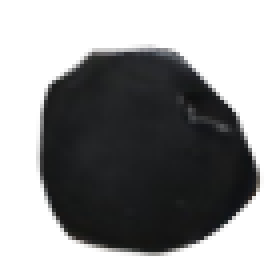
#> input picture 3dscan/03_sfm_rgbd_registration/pin_ref/1.png, 70 x 70 px (shown 4 times larger); its folder holds 4 pictures in this run
$ jupyter execute --allow-errors 06_mesh_pin_merge.ipynb   (shell and % lines are left out)   (older library calls are emulated)
#> lines starting #> are read from the running program, lines starting #| are printed output that depends on the picture; after the words box and inside, x2 and y2 are one past the last pixel; in counts of white or black regions, pixels touching at a corner belong together
### 3dscan/03_sfm_rgbd_registration/pin_regions.py
import os
import cv2
import open3d as o3d
from pycocotools.coco import COCO
import numpy as np
import pandas as pd
import copy
import json

import pathlib

class PinRegions:
    def __init__(self, img_root, coco_file, csv_file, intrinsics_file):
        self.img_root = img_root
        self.coco = COCO(coco_file)
        self.df = pd.read_csv(csv_file)
        self.intrinsics = self.load_intrinsics(intrinsics_file)


    # [164 lines left out: functions load_intrinsics, histogram_filtering, binary_mask, process_pcd, draw_mask, visualize_annotations, not called in this run]


class RgbdPinFetcher(object):

    def __init__(self, rgbd_root):
        self.pr = PinRegions(
            img_root = rgbd_root / '1_rgbd/1_image',
            coco_file = rgbd_root / '1_rgbd/pin_regions.json',
            csv_file = rgbd_root / 'ground_truth.csv',
            intrinsics_file = rgbd_root / '1_rgbd/0_camera_intrinsics/realsense_d405_camera_intrinsic.json',
        )

        img_ids = self.pr.coco.getImgIds()
        img_infos = self.pr.coco.loadImgs(img_ids)

        self.centered_img = self.find_center_img(img_infos, img_height=720)

    # [103 lines left out: functions get, find_center_img, get_pcd_pin, not called in this run]


# [15 lines that do not run on import are left out]

### 3dscan/03_sfm_rgbd_registration/06_mesh_pin_merge.ipynb
[cell 1]
import pathlib
import numpy as np
import skimage
import plotly.graph_objects as go

from scipy.spatial import ConvexHull

import matplotlib.pyplot as plt
from matplotlib.path import Path as pltpath
from matplotlib.gridspec import GridSpec
from matplotlib.colors import ListedColormap
import matplotlib.colors as mcolors
import matplotlib.cm as mcm


import open3d as o3d
from copy import deepcopy

# SfM Pin segmentation

[cell 2]
def get_ref_color(ref_folder='./pin_ref/'):

#> called with ref_folder = './pin_ref/'
    ref_color_folder = pathlib.Path(ref_folder)

    ref_color_rgb = []
    ref_color_hsv = {}

    for i in range(1,11):

        ref_img_path = ref_color_folder / f"{i}.png"

        ref_color_imarray = plt.imread( str(ref_img_path) )
#> ref_color_imarray is the input picture: shape (70, 70, 4) float32; mean R, G, B, A 0.0566, 0.0579, 0.0594, 0.448

        mask = ref_color_imarray[:,:,3] == 1
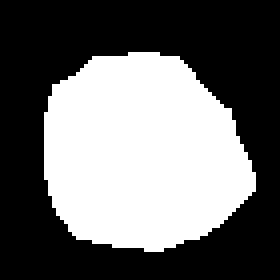
#> mask: shape (70, 70) bool (shown 4 times larger); 41.8% white; 1 white region, box (x1, y1, x2, y2) and area: (11, 13, 64, 63) 2050

        ref_color_masked = ref_color_imarray[mask]
#> ref_color_masked = 2050 rows, first 6: [0.18, 0.18, 0.2, 1], [0.196, 0.2, 0.216, 1], [0.224, 0.227, 0.247, 1], [0.2, 0.204, 0.231, 1], [0.224, 0.231, 0.255, 1], [0.204, 0.216, 0.239, 1]

        ref_color_rgb.append(np.median(ref_color_masked[:,0:3], axis=0))
        ref_color_hsv[str(i)] = np.median(skimage.color.rgb2hsv(ref_color_masked[:,0:3]), axis=0)
#> pass 2 of the loop in get_ref_color, `for i in range(1,11):`:
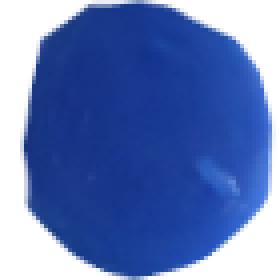
#> input picture 3dscan/03_sfm_rgbd_registration/pin_ref/2.png, 70 x 70 px (shown 4 times larger)
#> in get_ref_color, ref_color_imarray is the input picture: shape (70, 70, 4) float32; mean R, G, B, A 0.0897, 0.192, 0.449, 0.702
#> in get_ref_color, `mask = ref_color_imarray[:,:,3] == 1`:
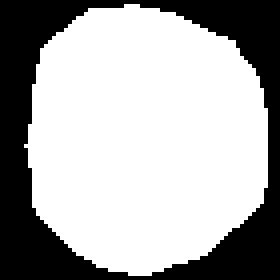
#> mask: shape (70, 70) bool (shown 4 times larger); 67% white; 1 black region, box (x1, y1, x2, y2) and area: (0, 0, 70, 70) 1619

    # custom_colormap = ListedColormap(np.asarray(ref_color_rgb))

    return ref_color_hsv

# [99 lines left out: functions get_hull_volume, iter_hull_volume_by_thresh, hsv_ref_pin, not called in this run]
